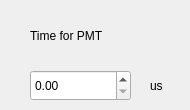
    <widget class="QWidget" name="tab_8">
     <attribute name="title">
      <string>Detecting</string>
     </attribute>
     <widget class="QDoubleSpinBox" name="doubleSpinBox_PMT">
      <property name="geometry">
       <rect>
        <x>30</x>
        <y>70</y>
        <width>101</width>
        <height>31</height>
       </rect>
      </property>
      <property name="layoutDirection">
       <enum>Qt::LeftToRight</enum>
      </property>
      <property name="alignment">
       <set>Qt::AlignLeading|Qt::AlignLeft|Qt::AlignVCenter</set>
      </property>
      <property name="maximum">
       <double>999999.989999999990687</double>
      </property>
     </widget>
     <widget class="QLabel" name="label_39">
      <property name="geometry">
       <rect>
        <x>150</x>
        <y>70</y>
        <width>31</width>
        <height>31</height>
       </rect>
      </property>
      <property name="font">
       <font>
        <family>Arial</family>
        <pointsize>9</pointsize>
       </font>
      </property>
      <property name="text">
       <string>us</string>
      </property>
     </widget>
     <widget class="QLabel" name="label_31">
      <property name="geometry">
       <rect>
        <x>30</x>
        <y>20</y>
        <width>131</width>
        <height>31</height>
       </rect>
      </property>
      <property name="font">
       <font>
        <family>Arial</family>
        <pointsize>9</pointsize>
       </font>
      </property>
      <property name="text">
       <string>Time for PMT </string>
      </property>
     </widget>
    </widget>
